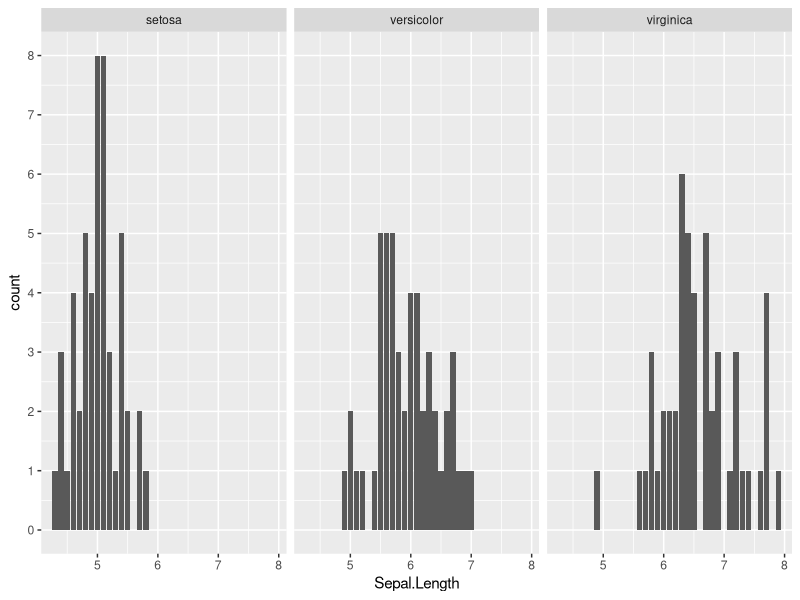

Write R code to recreate this figure.
#On charge les packages requis
library(lmerTest)
library(emmeans)
library(ggplot2)
library(multcomp)
library(multcompView)

#On importe un jeu de données par defaut
data("iris")

#On vérifie la distribution générale des données
summary(iris)
#On vérifie les NA dans la base de donnée
which(is.na(iris))
#On vérifie les outliers via des boxplots -pour la variable Sepal.Length
ggplot(iris, aes(x=Sepal.Length))+
  geom_bar()+
  scale_y_continuous(breaks=seq(0,10,1))+
  facet_grid(~Species)
#D'après outputs, les conclusions sur les données Sepal.Length sont:
#1. Pas de NA à éliminer
#2. On élimine les individus de l'espèce "Setosa" car les valeurs pour cette espèce sont plus faibles
irisSP <- subset(iris, Species != "setosa")
#3. On élimine les individus avec Sepal.Lenght >= 7.8
irisSP <- subset(irisSP, Sepal.Length <=7.8)
